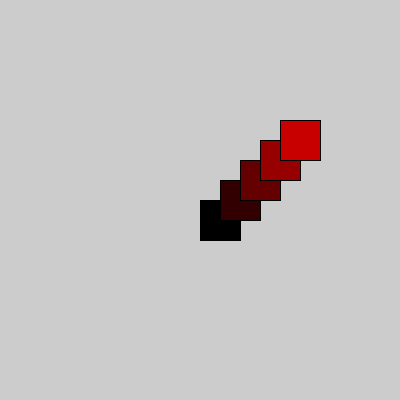
Frame 1 (no input)
Frame 60 (the mouse pressed at the canvas centre just before this capture): identical to frame 1, image omitted
Frame 120 (the mouse held since frame 60 and released just before this capture): identical to frame 1, image omitted

The Processing sketch that drew this single still picture (run headless with seeded random() and noise(); from frame 60 on, the mouse is pressed at the canvas centre):

// Processing sketch: lots_of_squares
// ── lots_of_squares.pde

void setup() {
  size(400, 400);
}
void draw() {
  for(int i=0; i<5; i++) {
    fill(50 * i, 0, 0);
    rect(width/2 + i * 20, height/2 - i * 20, 40, 40);
  }
}
